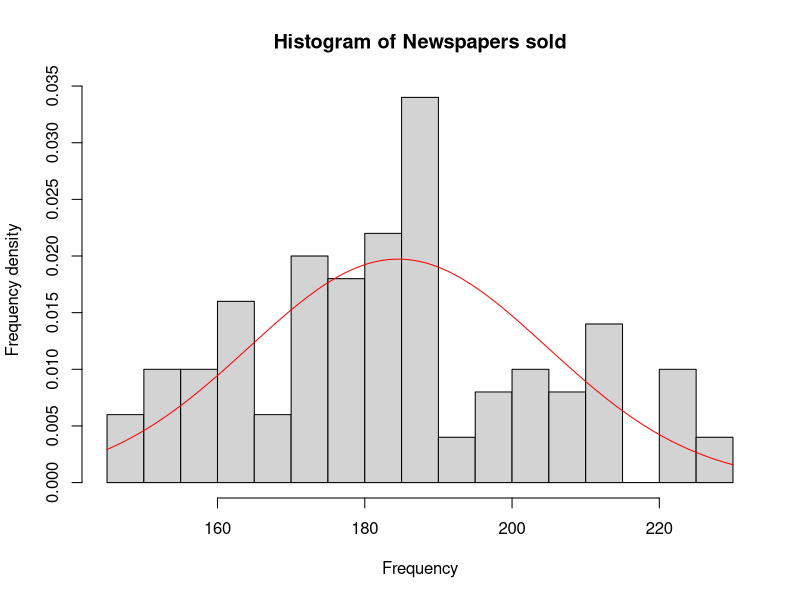
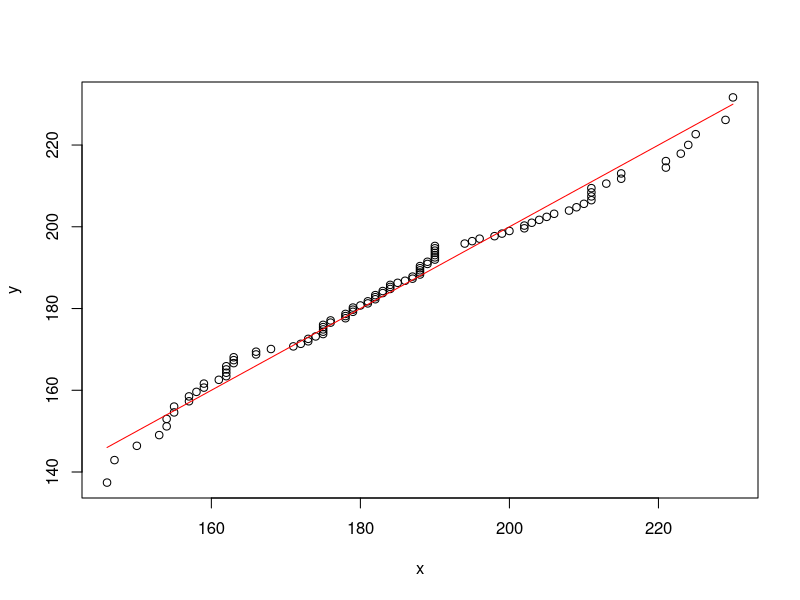
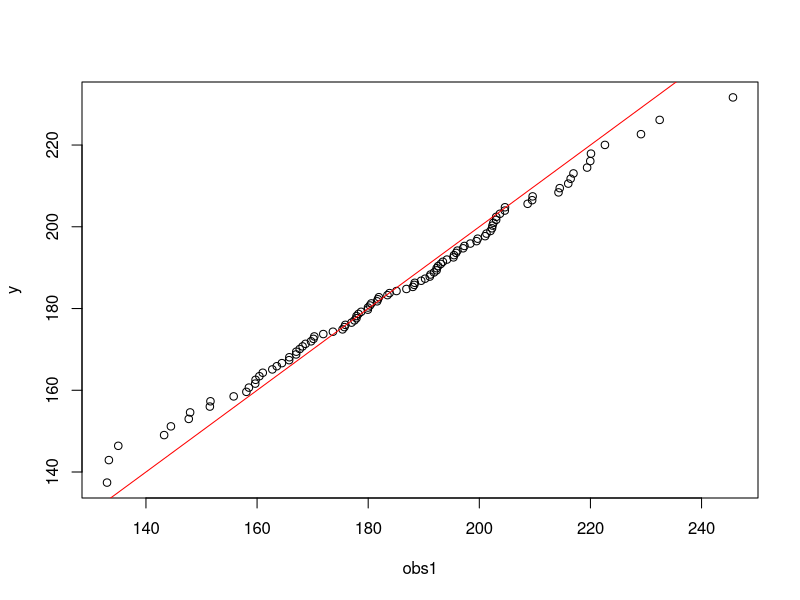
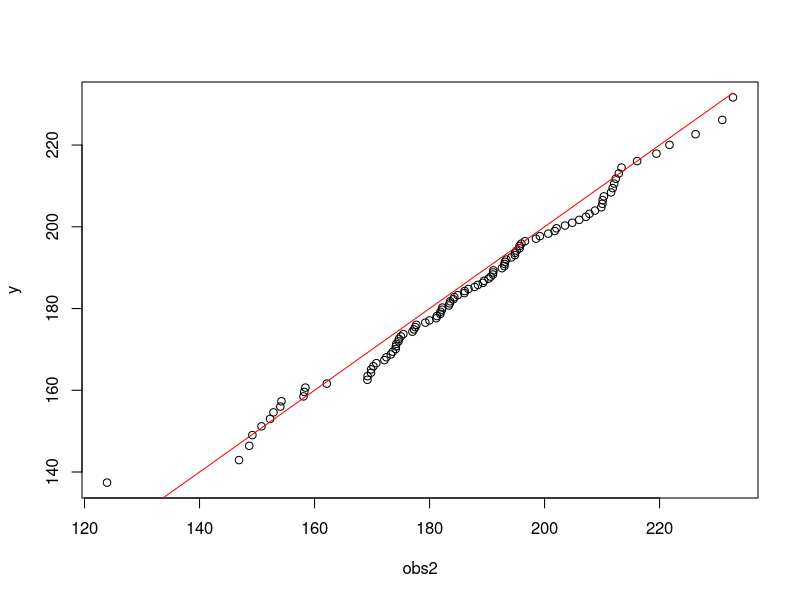
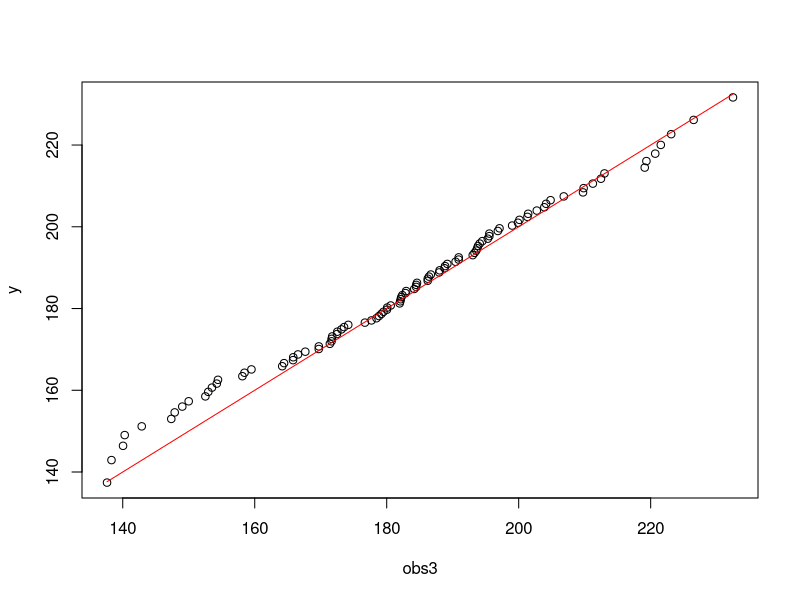

Write R code to recreate these figures, in order.
## ---- chunk 1
knitr::opts_chunk$set(echo = TRUE)
## ---- chunk 2
npsold =
 c(158, 196, 182, 190, 179, 162, 153, 179, 190, 194,
   229, 204, 175, 211, 188, 163, 224, 150, 187, 155,
   200, 185, 173, 202, 172, 184, 190, 189, 175, 190,
   175, 190, 154, 162, 176, 202, 190, 211, 188, 211,
   209, 189, 168, 178, 176, 188, 157, 188, 178, 161,
   179, 162, 188, 187, 195, 215, 162, 171, 184, 208,
   221, 190, 166, 159, 198, 163, 174, 183, 186, 180,
   159, 213, 163, 210, 205, 157, 225, 211, 166, 155,
   147, 175, 182, 215, 230, 181, 203, 184, 206, 178,
   221, 173, 183, 175, 146, 199, 182, 154, 181, 223)
## ---- chunk 3
# npsold not included to keep the code clean
m1 = sum(npsold)/length(npsold)
m2 = sum(npsold^2)/length(npsold)
sdev = sqrt(m2 - m1^2)
hist(npsold, breaks = 25, xlab = "Frequency", ylab = "Frequency density", main = "Histogram of Newspapers sold", prob = TRUE)
curve(dnorm(x, m1, sdev), add = TRUE, col = "red")
## ---- chunk 4
x= sort(npsold)
i = c(1:100)
y = qnorm(i/101, m1, sdev)
plot(x,y)
curve(x^1, add = TRUE, col = "red")


obs1 = sort(rnorm(100, m1, sdev))
plot(obs1, y)
curve(x^1, add = TRUE, col = "red")
obs2 = sort(rnorm(100, m1, sdev))
plot(obs2, y)
curve(x^1, add = TRUE, col = "red")
obs3 = sort(rnorm(100, m1, sdev))
plot(obs3, y)
curve(x^1, add = TRUE, col = "red")
## ---- chunk 5
# i
cost = function(n){
  if((0 <= n) && (n <= 200)){
    return(n * 0.3)
  } 
  else if(n > 200){
    return(40 + n * 0.1)
  }
}

# ii
profit = function(n, d){
  return (d - cost(n))
}

# iii
averageProfit = function(n, mu, sigma, nreps){
  return (sum(rnorm(nreps, mu, sigma)) / n)  
}
## ---- chunk 6
avgProf = c(averageProfit(seq(from = 5, to = 100, by = 5), m1, sdev, 100))
